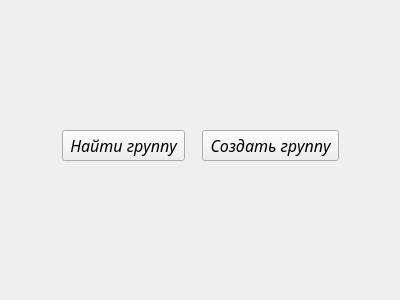
<?xml version="1.0" encoding="UTF-8"?>
<ui version="4.0">
 <class>Form</class>
 <widget class="QWidget" name="Form">
  <property name="geometry">
   <rect>
    <x>0</x>
    <y>0</y>
    <width>400</width>
    <height>300</height>
   </rect>
  </property>
  <property name="windowTitle">
   <string>Выбор</string>
  </property>
  <widget class="QWidget" name="horizontalLayoutWidget">
   <property name="geometry">
    <rect>
     <x>50</x>
     <y>40</y>
     <width>301</width>
     <height>211</height>
    </rect>
   </property>
   <layout class="QHBoxLayout" name="horizontalLayout">
    <item>
     <spacer name="horizontalSpacer">
      <property name="orientation">
       <enum>Qt::Horizontal</enum>
      </property>
      <property name="sizeHint" stdset="0">
       <size>
        <width>40</width>
        <height>20</height>
       </size>
      </property>
     </spacer>
    </item>
    <item>
     <widget class="QPushButton" name="pushButton_to_gateway">
      <property name="font">
       <font>
        <family>Monotype Corsiva</family>
        <pointsize>12</pointsize>
        <italic>true</italic>
       </font>
      </property>
      <property name="text">
       <string> Найти группу </string>
      </property>
     </widget>
    </item>
    <item>
     <spacer name="horizontalSpacer_3">
      <property name="orientation">
       <enum>Qt::Horizontal</enum>
      </property>
      <property name="sizeHint" stdset="0">
       <size>
        <width>40</width>
        <height>20</height>
       </size>
      </property>
     </spacer>
    </item>
    <item>
     <widget class="QPushButton" name="pushButton_to_create">
      <property name="font">
       <font>
        <family>Monotype Corsiva</family>
        <pointsize>12</pointsize>
        <italic>true</italic>
       </font>
      </property>
      <property name="text">
       <string> Создать группу </string>
      </property>
     </widget>
    </item>
    <item>
     <spacer name="horizontalSpacer_2">
      <property name="orientation">
       <enum>Qt::Horizontal</enum>
      </property>
      <property name="sizeHint" stdset="0">
       <size>
        <width>40</width>
        <height>20</height>
       </size>
      </property>
     </spacer>
    </item>
   </layout>
  </widget>
 </widget>
 <resources/>
 <connections/>
</ui>
